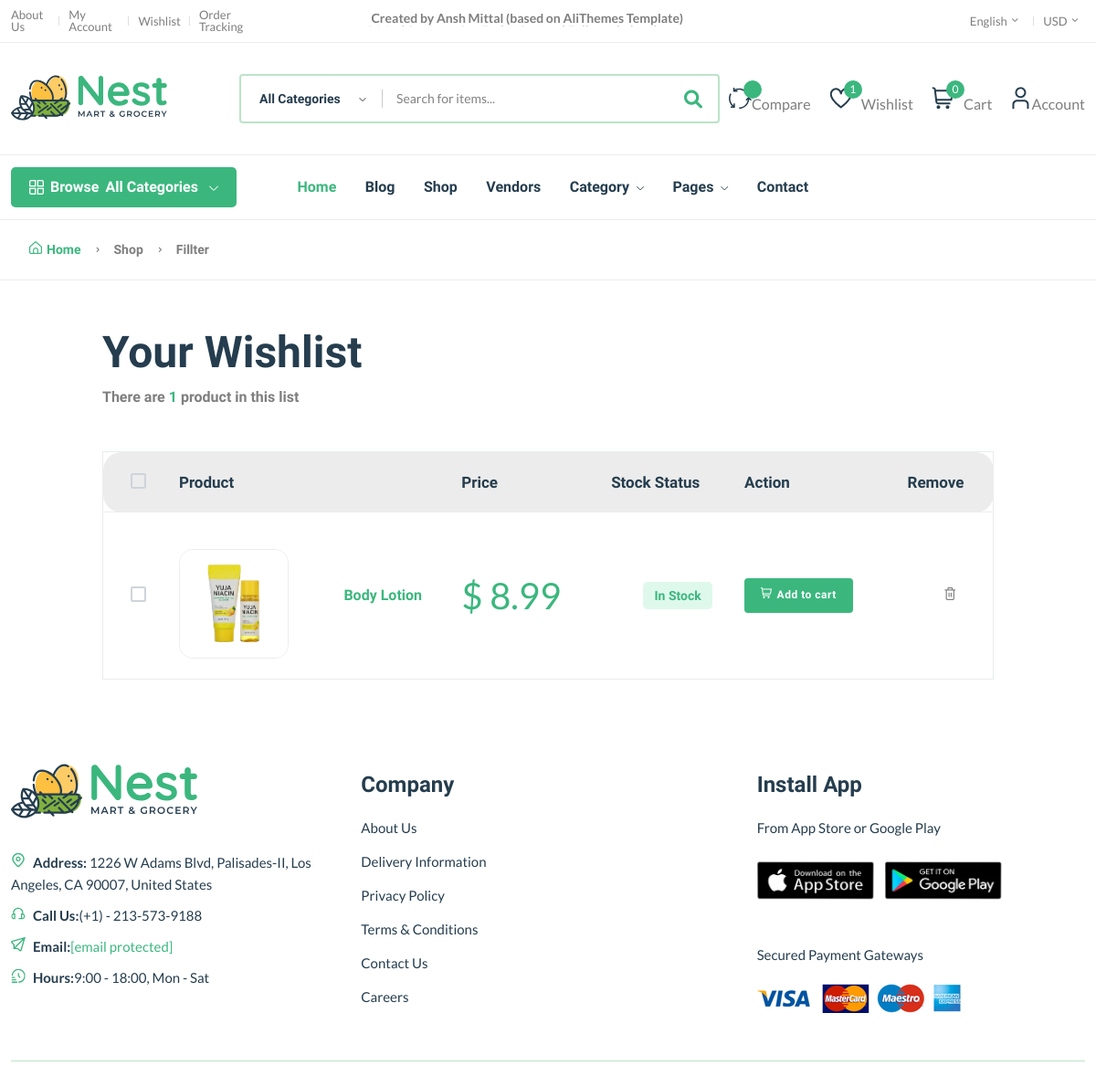
The page /wishlist/ (signed in) on the database as committed earlier.
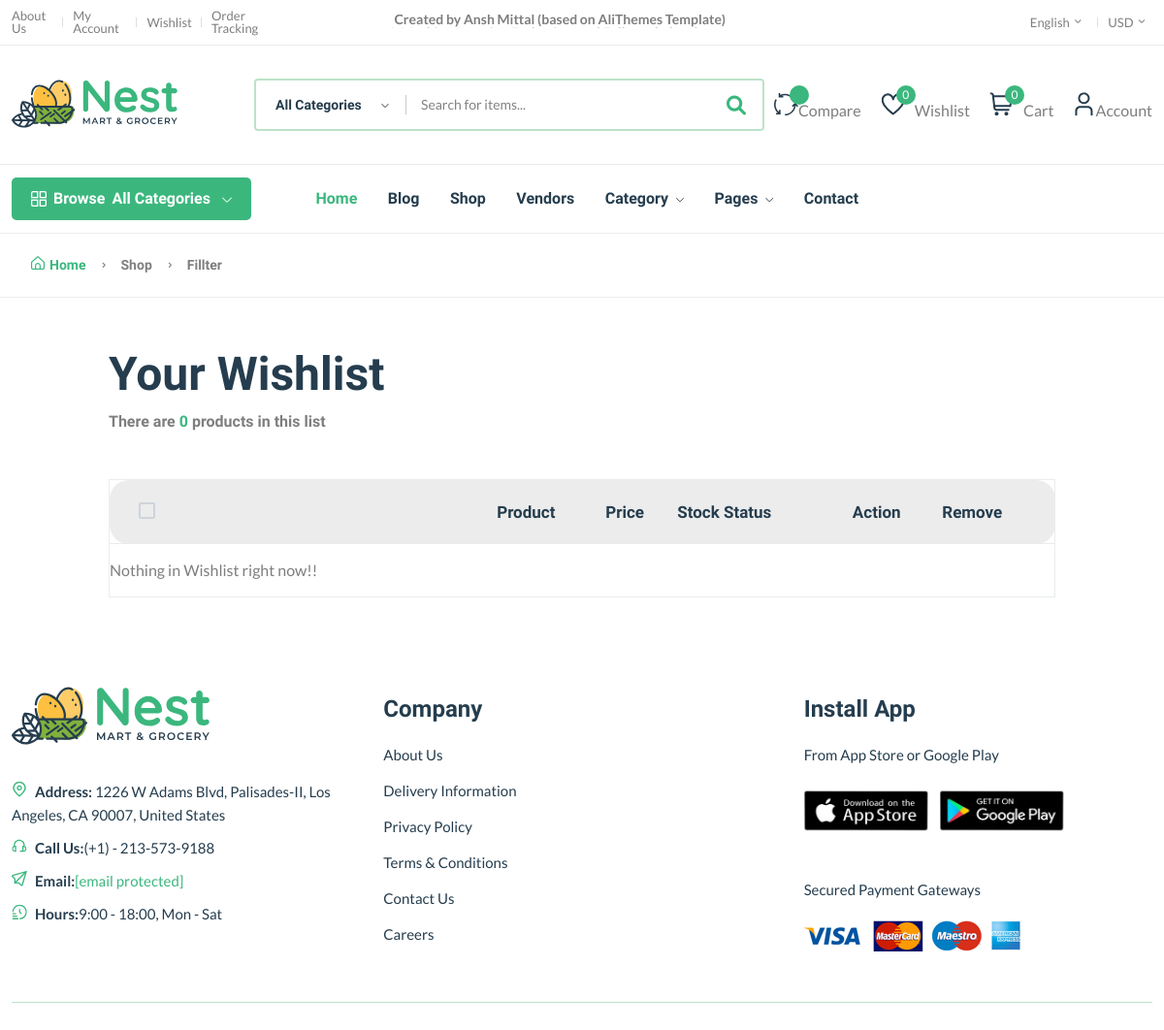
The same page on the database as committed later.
### core/models.py (models this page shows, shortened)
class wishlist(models.Model):
    user = models.ForeignKey(User, on_delete = models.SET_NULL, null = True)
    product = models.ForeignKey(Product, on_delete = models.SET_NULL, null = True)
    date = models.DateTimeField(auto_now_add=True)
    class Meta:
        verbose_name_plural = "wishlists"

class Product(models.Model):
    p_id = ShortUUIDField(unique=True,
                          length=10,
                          max_length=20,
                          alphabet="abcdefgh12345")
    user = models.ForeignKey(User, on_delete = models.SET_NULL, null = True)
    category = models.ForeignKey(Category, on_delete = models.SET_NULL, null = True, related_name = "category")
    vendor = models.ForeignKey(Vendor, on_delete = models.SET_NULL, null = True, related_name = "product")
    title = models.CharField(max_length = 100, default = "Fresh Fruits")
    image = models.ImageField(upload_to=user_directory_path, default="product.jpg")
    description = RichTextUploadingField(null=True, blank=True, default="This is the product")
    price = models.DecimalField(max_digits=9999999999999, decimal_places = 2, default = "1.99")
    old_price = models.DecimalField(max_digits=9999999999999, decimal_places = 2, default = "2.99")
    specifications = RichTextUploadingField(null=True, blank=True)
    type = models.CharField(max_length=100, default = "Organic", null = True, blank = True)
    stock_count = models.IntegerField(default = 10, null=True, blank=True)
    life = models.IntegerField(default=100, null = True, blank = True)
    mfd = models.DateTimeField(auto_now_add=False, null = True, blank = True)
    tags = TaggableManager(blank=True)
    product_status = models.CharField(choices=STATUS, max_length=10, default = "in_review")
    status = models.BooleanField(default=True)
    in_stock = models.BooleanField(default=True)
    featured = models.BooleanField(default=False)
    digital = models.BooleanField(default=False)
    sku  = ShortUUIDField(unique=True,
                          length=4,
                          max_length=10,
                          prefix="sku",
                          alphabet="1234567890")
    date = models.DateTimeField(auto_now_add = True)
    updated = models.DateTimeField(null = True, blank = True)
    class Meta:
        verbose_name_plural = "Products"

### core/views.py (the view)
# urls.py: path('wishlist/', wishlist_view, name = "wishlist"),
@login_required
def wishlist_view(request):
    wish = wishlist.objects.all()
    context = {
        "wish": wish,
    }
    return render(request, "core/wishlist.html", context)

### templates/core/wishlist.html (shortened to what this page needs)
{% extends 'partials/base.html' %}
{% block content %}
{% load static %}
    <main class="main" id="wishlist-list">
        <div class="page-header breadcrumb-wrap">
            <div class="container">
                <div class="breadcrumb">
                    <a href="{% url  'core:index' %}" rel="nofollow"><i class="fi-rs-home mr-5"></i>Home</a>
                    <span></span> Shop <span></span> Fillter
                </div>
            </div>
        </div>
        <div class="container mb-30 mt-50">
            <div class="row">
                <div class="col-xl-10 col-lg-12 m-auto">
                    <div class="mb-50">
                        <h1 class="heading-2 mb-10">Your Wishlist</h1>
                        <h6 class="text-body">There are <span class="text-brand">{{wish.count}}</span> product{{wish.count|pluralize}} in this list</h6>
                    </div>
                    <div class="table-responsive shopping-summery">
                        <table class="table table-wishlist">
                            <thead>
                                <tr class="main-heading">
                                    <th class="custome-checkbox start pl-30">
                                        <label class="form-check-label" for="exampleCheckbox11"></label>
                                    </th>
                                    <th scope="col" colspan="2">Product</th>
                                    <th scope="col">Price</th>
                                    <th scope="col">Stock Status</th>
                                    <th scope="col">Action</th>
                                    <th scope="col" class="end">Remove</th>
                                </tr>
                            </thead>
                            <tbody>
                                {% for w in wish %}
                                <tr class="pt-30">
                                    <td class="custome-checkbox pl-30">
                                        <label class="form-check-label" for="exampleCheckbox1"></label>
                                    </td>
                                    <td class="image product-thumbnail pt-40"><img src="{{w.product.image.url}}" alt="#" /></td>
                                    <td class="product-des product-name">
                                        <h6><a class="product-name mb-10" href="{% url 'core:product-detail' w.product.p_id%}">{{w.product.title|truncatechars:30}}</a></h6>
                                    </td>
                                    <td class="price d-fdlex fs-1" data-title="Price">
                                        <span class="text-brand">$&nbsp;<span class="text-brand current-product-price-{{w.product.id}}"><b>{{w.product.price}}</b></span></span>
                                    </td>
                                    <td class="text-center detail-info" data-title="Stock">
                                        {% if w.product.in_stock %}
                                        <span class="stock-status in-stock mb-0">In Stock</span>
                                        {% else %}
                                        <span class="stock-status out-stock mb-0">Out of Stock</span>
                                        {% endif %}
                                    </td>
                                    <td class="text-right" data-title="Cart">
                                        <button class="add btn btn-sm btn-success add-to-cart-btn b-none" data-index="{{ w.product.id }}" style="border:none;" id="add-to-cart-btn"><i class="fi-rs-shopping-cart mr-5"></i>Add to cart</button>
                                    </td>
                                    <td class="action text-center" data-title="Remove">
                                        <button style="border:none;background:none;" data-wishlist-product="{{w.id}}" class="text-body delete-wishlist-product"><i class="fi-rs-trash"></i></button>
                                    </td>
                                </tr>
                                {% empty %}
                                <tr>
                                    <td><p><b>Nothing in Wishlist right now!!</b></p></td>
                                </tr>
                                {% endfor %}
                            </tbody>
                        </table>
                    </div>
                </div>
            </div>
        </div>
    </main>
{% endblock content %}

Rows that differ between the two databases and show on the page:
removed wishlist: product.image (picture), product "Body Lotion", product.price "8.99", shows "In Stock"
Other text that changed with them:
{{ wish_count.count }}: "1" → "0"
{{ wish.count }}: "1" → "0"
text now shown: "Nothing in Wishlist right now!!"
